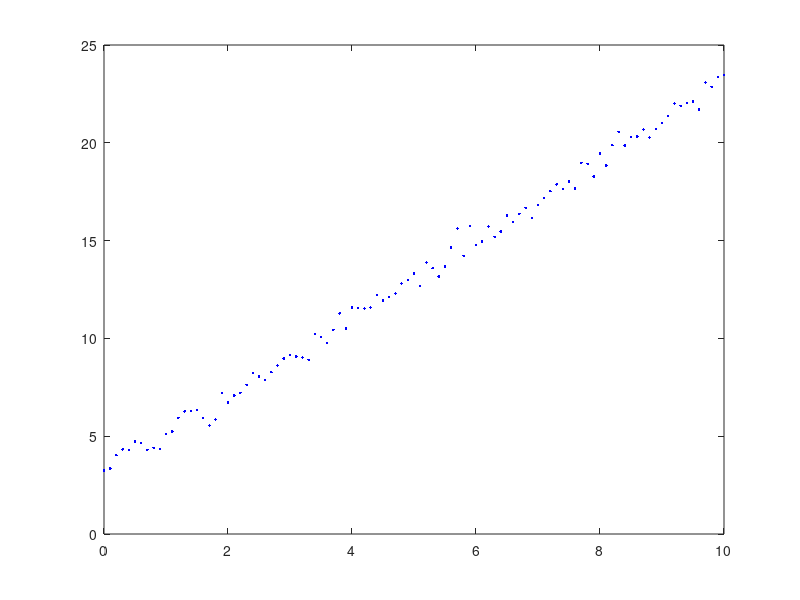

Write the MATLAB code that produced this figure. (Note: this script raises an error after producing the figure.)
close all;
clear all;

% Make some data to play with
x = 0:0.1:10.0; x=x(:);
y = 2.*x + 3 + 0.5*randn(length(x),1) ;

% Prompt the user for the filename (before plot covers command line)
filename_out = input('Enter the output filename and press return:  ', 's');

% Plot the data
h = figure;
plot(x, y, 'b.');
improvePlot;

timestamp = datestr(now, 'yyyymmdd_HHMMSS');

% Save the figure
filename_out = [filename_out, '_', timestamp]; % append timestamp to the filename
print(h, filename_out, '-dpng');